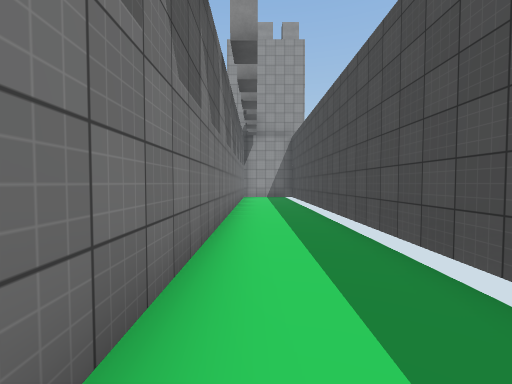
View 1 (above)

24 first-person views from a walk through a 3-D level made in the Unity game engine. The camera is 1.5 m above the floor, tilts 2° down and sees 90° across. The floor is counted in squares, 2 m on a side. Each view is taken from the middle of a square. On the plan, view 1 faces up. The plan holds only what a view shows up to about 9 squares ahead; the rest is blank. The player character is not drawn. Some surface patterns are stand-ins.

View 2
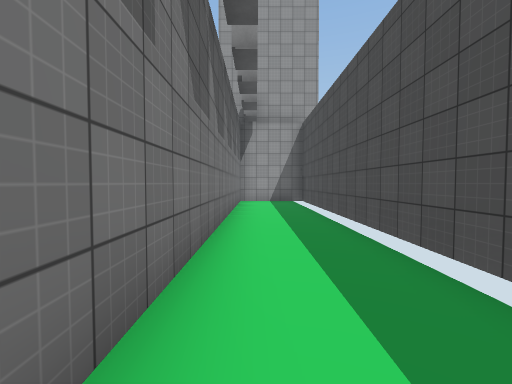

View 3
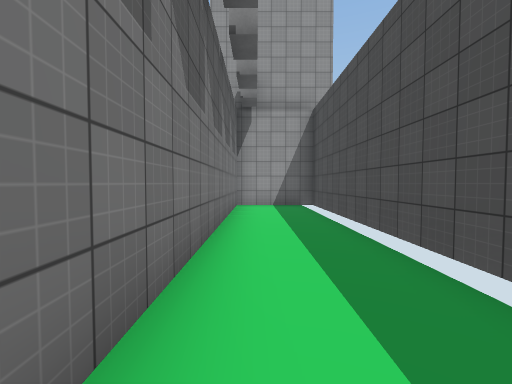

View 4
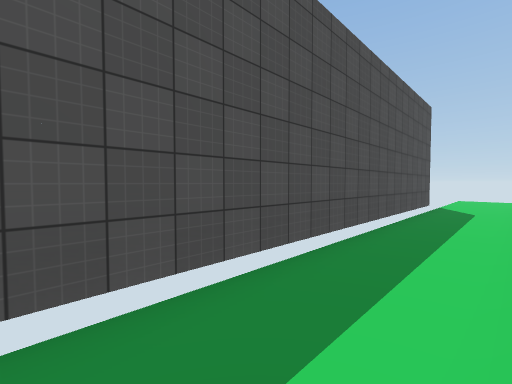

View 5
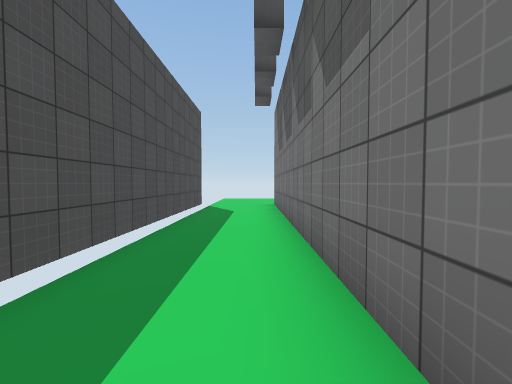

View 6
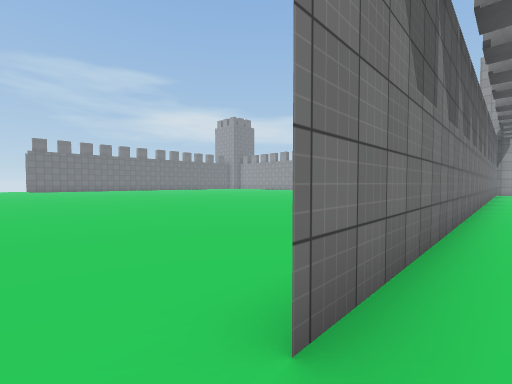

View 7
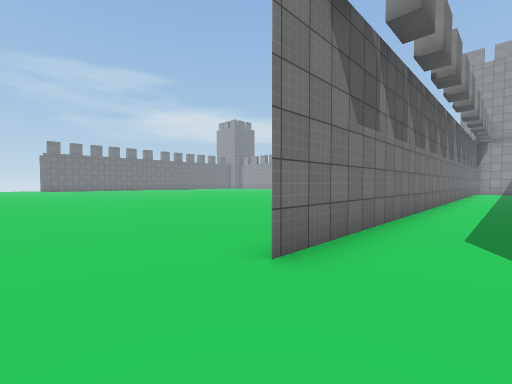

View 8
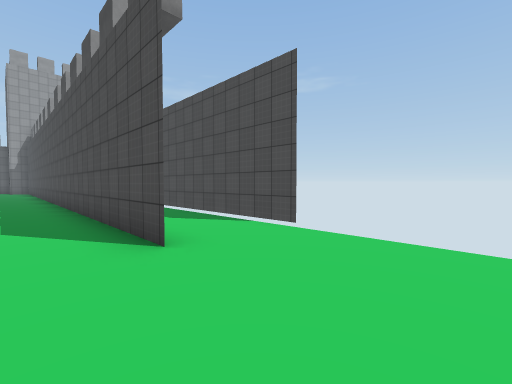

View 9
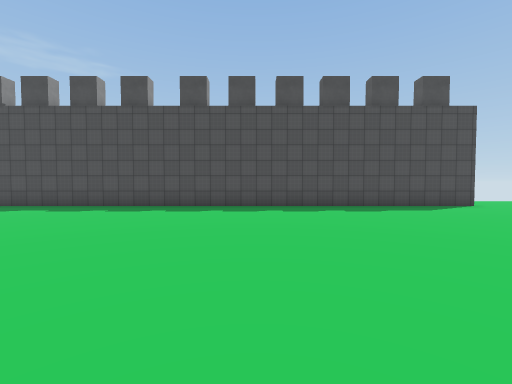

View 10
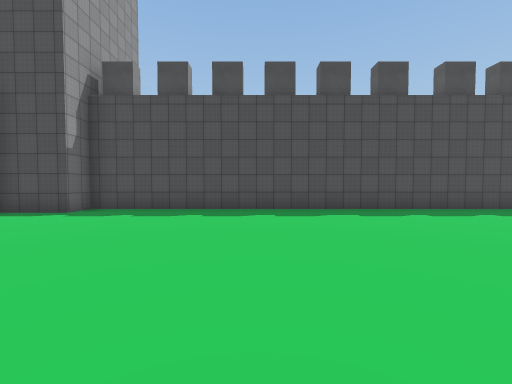

View 11
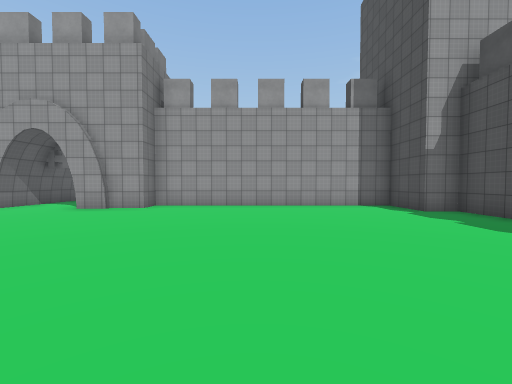

View 12
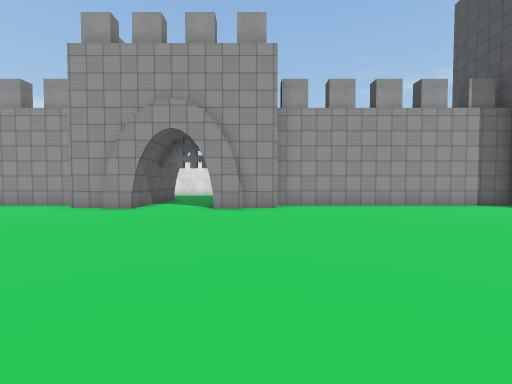

View 13
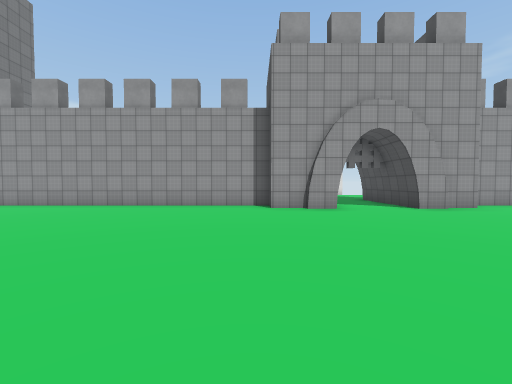

View 14
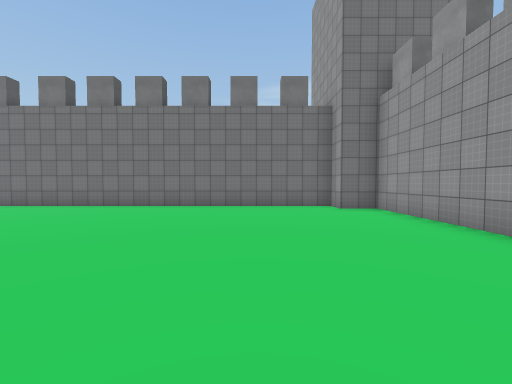

View 15
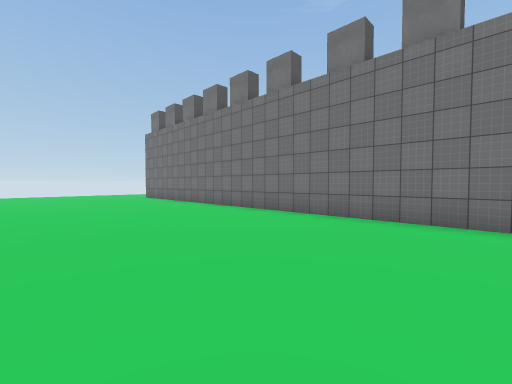

View 16
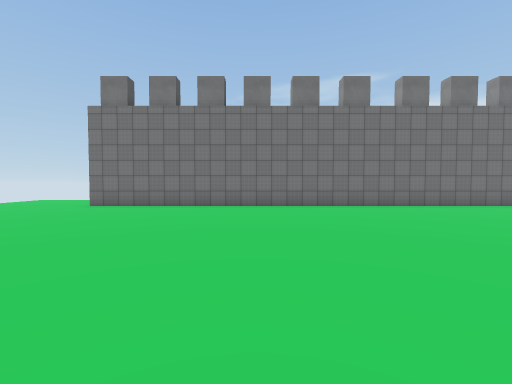

View 17
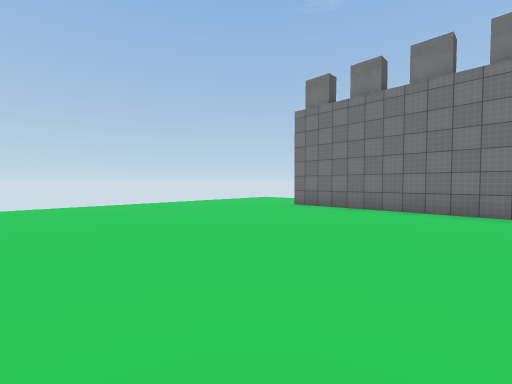

View 18
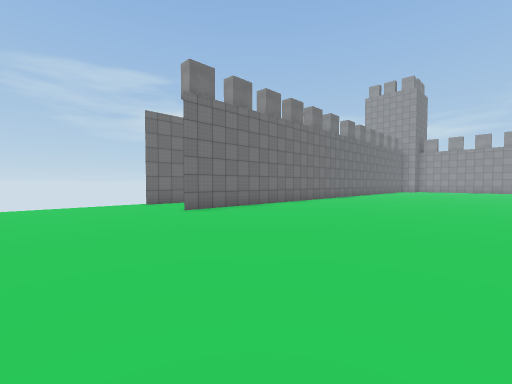

View 19
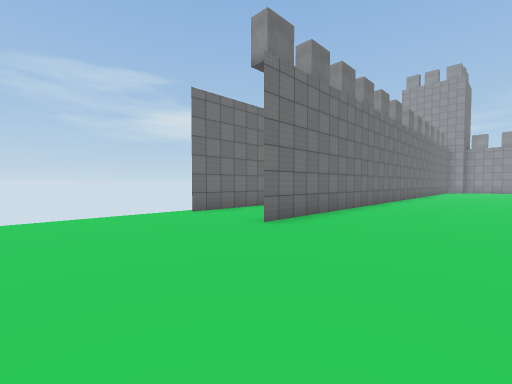

View 20
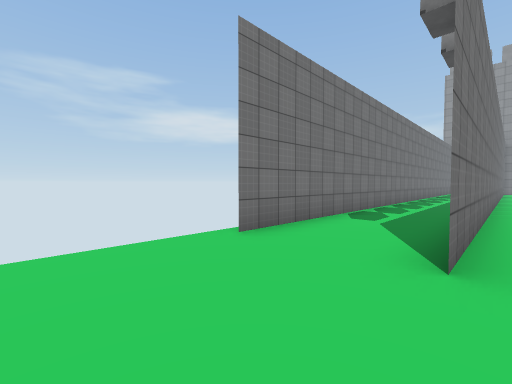

View 21
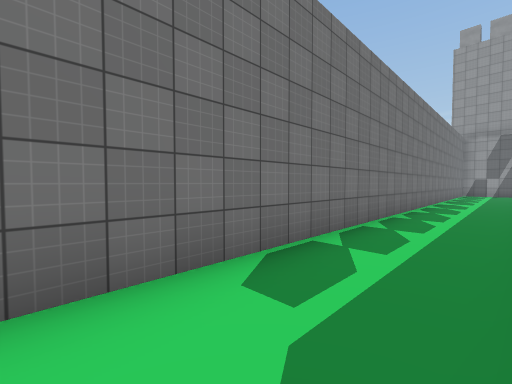

View 22
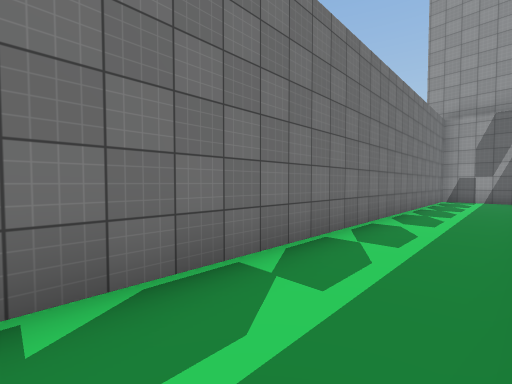

View 23
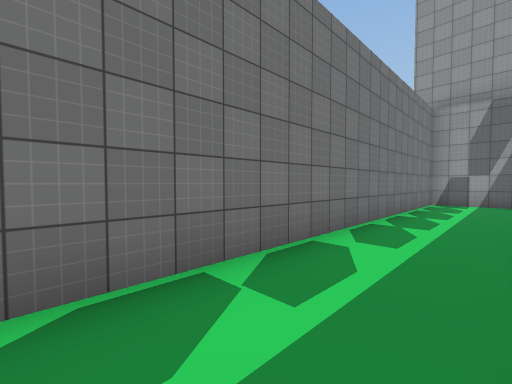

View 24
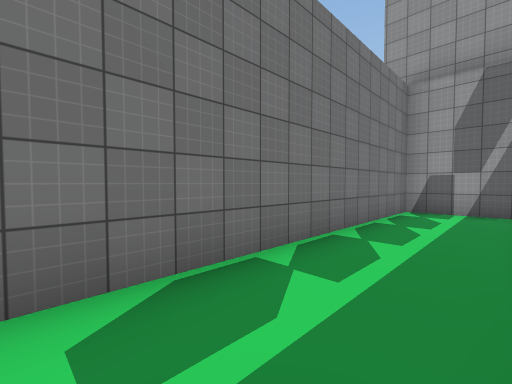

### Floor plan
Points are (right, up) in squares from view 1. A wall is a line through its corners. A room is listed if a view was taken in it or the views show most of it. See-through windows are left out.
Room 1 (views 1, 2, 3, 4, 5, 6, 7, 8, 9, 10, 11, 12, 13, 14, 15, 16, 17, 18, 19, 20, 21, 22, 23, 24)
walls: (-13.6, 14.5) (-14.5, 14.5); (-14.4, 14.7) (-15.6, 14.7); (-10.4, 14.5) (-11.2, 14.5); (-15.5, 15.6) (-25.5, 15.6) (-25.5, 14.5) (-28.9, 14.5) (-28.9, -5.5); (-26.4, 14.5) (-26.4, -5.5); (-0.6, 13.5) (-0.6, -6.2) (-0.6, 13.9); (1.9, -6.2) (1.9, 13.8) (-1.5, 13.8) (-1.5, 15.6) (-9.4, 15.6) (-9.4, 14.7) (-10.5, 14.7)
ways out: opening at (-12.5, 15); gap at (2, -6)

Positions as (right, up) in squares from view 1, and headings:
1: (0, 0), facing up
2: (0, 3), facing up
3: (0, 5), facing up
4: (0, 4), facing down-right
5: (0, 3), facing down
6: (0, -7), facing up-left
7: (1, -8), facing up-left
8: (-2, -9), facing up-right
9: (-9, 1), facing right
10: (-8, 9), facing right
11: (-6, 7), facing up
12: (-10, 7), facing up
13: (-16, 7), facing up
14: (-18, 12), facing left
15: (-21, 8), facing down-left
16: (-18, 0), facing left
17: (-19, 0), facing down-left
18: (-20, -9), facing up-left
19: (-23, -9), facing up-left
20: (-26, -8), facing up-left
21: (-27, -4), facing up-left
22: (-27, 2), facing up-left
23: (-27, 4), facing up-left
24: (-27, 7), facing up-left
